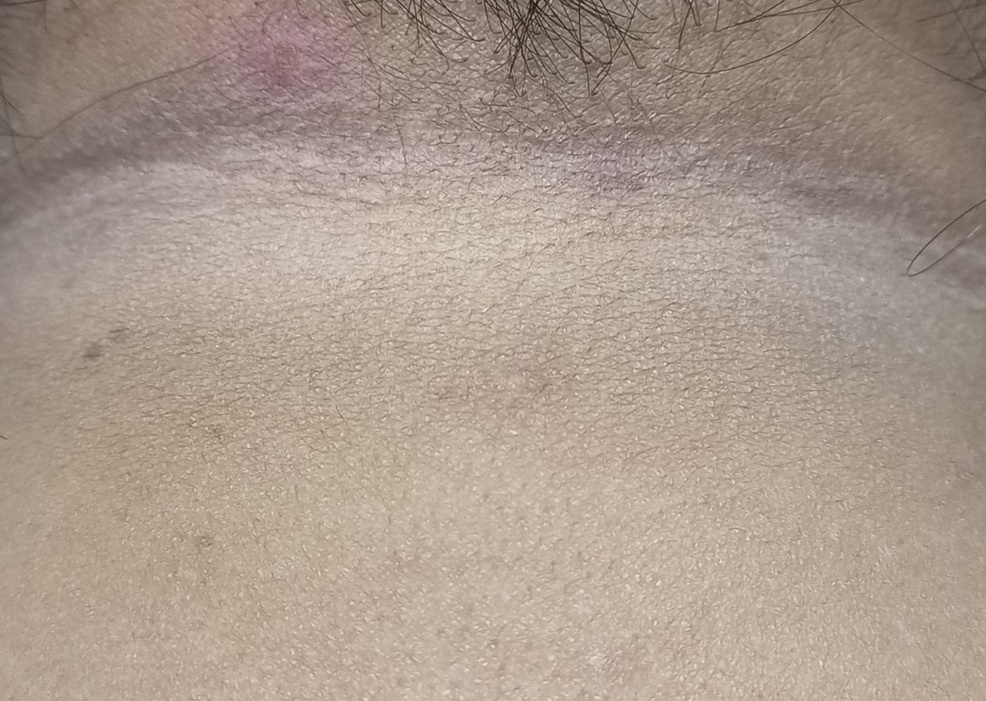
#> input picture NewCropped/IR008.jpg, 986 x 701 px, shrunk from 1710 x 1216 before the run, found by its file name; its folder holds 4 pictures in this run
$ python extract.py   (older library calls are emulated)
#> lines starting #> are read from the running program, lines starting #| are printed output that depends on the picture
from skimage.feature import graycomatrix
from skimage.feature import graycoprops
import os
import cv2
import numpy as np
import csv

filename = 'NewCropped'
for file in os.listdir(filename):

    file_path = f'{filename}/{file}'
    img = cv2.imread(file_path)
#> img is the input picture: shape (701, 986, 3); mean B, G, R 142.5, 155.2, 171.2
    base_name = file.split("_")[0]
    gray_image = cv2.cvtColor(img, cv2.COLOR_BGR2GRAY)
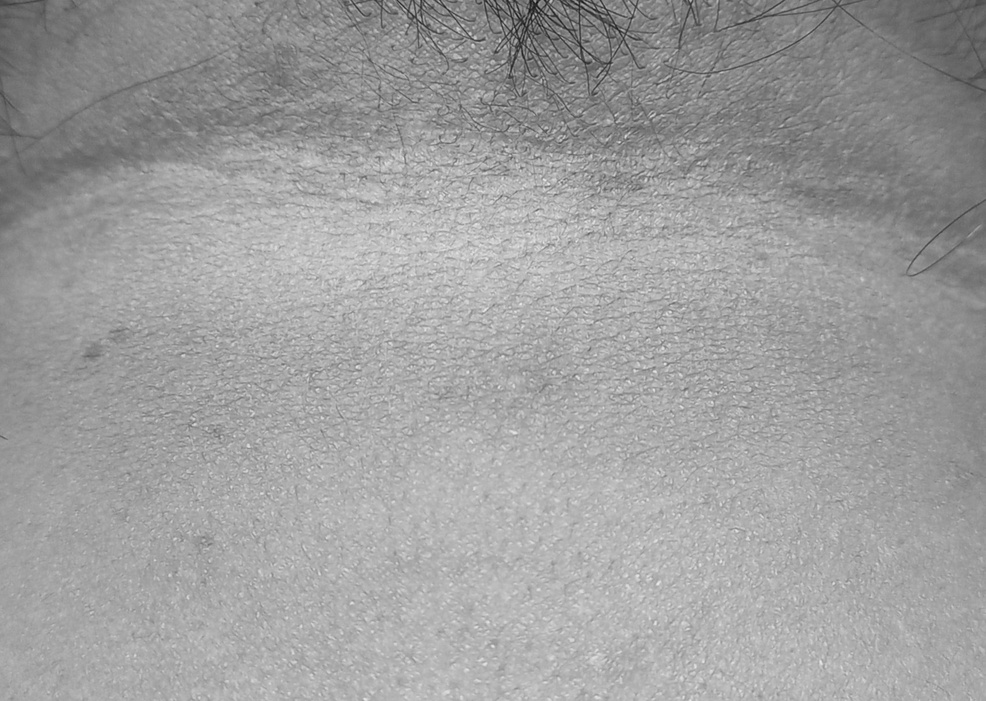
#> gray_image: shape (701, 986); min 18, max 235, mean 158.5

    #Calculate GLCM with specified parameters
    distances = [1]  # Distance between pixels
    angles = [0, np.pi/4, np.pi/2, 3*np.pi/4]  # Angles for pixel pairs
    levels = 256  # Number of gray levels
    symmetric = True
    normed = True

    glcm = graycomatrix(gray_image, distances, angles, levels=levels, symmetric=symmetric, normed=normed)

    cont = round(graycoprops(glcm, 'contrast').ravel()[0], 4)
#> cont = 74.03
    diss = round(graycoprops(glcm, 'dissimilarity').ravel()[0], 4)
#> diss = 5.59
    homo = round(graycoprops(glcm, 'homogeneity').ravel()[0], 4)
#> homo = 0.213
    ener = round(graycoprops(glcm, 'energy').ravel()[0], 4)
#> ener = 0.0249
    corr = round(graycoprops(glcm, 'correlation').ravel()[0], 4)
#> corr = 0.938
    asm = round(graycoprops(glcm, 'ASM').ravel()[0], 4)
#> asm = 0.0006

    data = [{'Basename':base_name,'Contrast': cont,
             'Dissimilarity': diss, 'Homogeneity':homo,
             'Energy':ener, 'Correlation':corr, 'ASM':asm}]

    header_names = ['Basename','Contrast', 'Dissimilarity','Homogeneity','Energy','Correlation','ASM']

    csv_file_path = 'new_Crp_glcm_data.csv'
    file_exists = os.path.exists(csv_file_path)

    with open(csv_file_path, mode='a', newline='') as file:
        writer = csv.DictWriter(file, fieldnames=header_names)

        # Write header if the file is newly created
        if not file_exists:
            writer.writeheader()

        # Write rows
        for row in data:
            writer.writerow(row)
#> this loop made 1 pass
#> pass 2 of the loop `for file in os.listdir(filename):`:
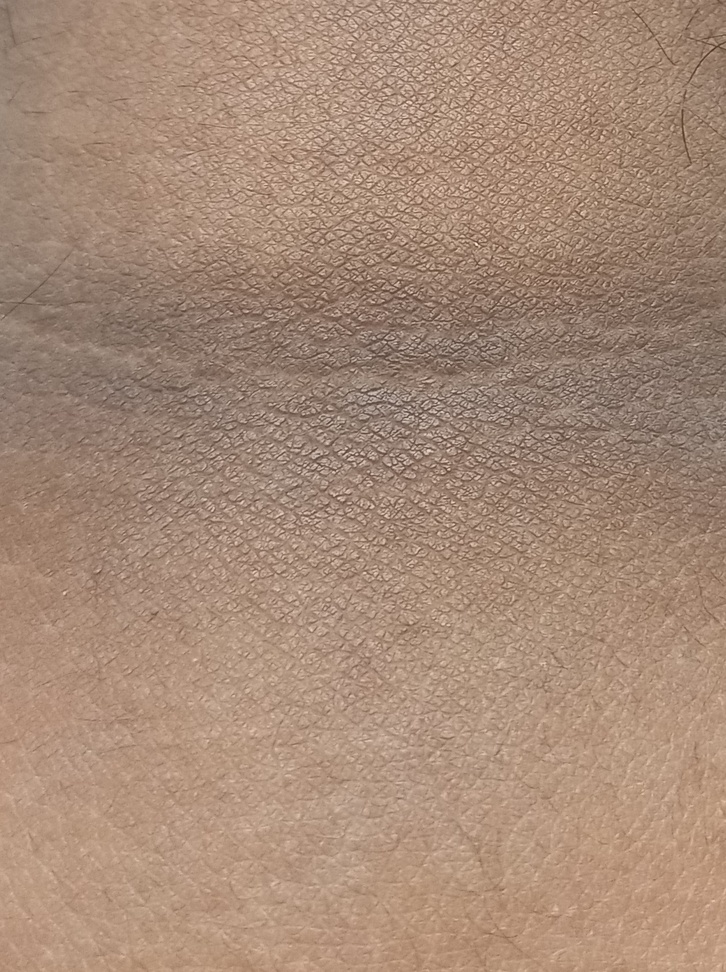
#> input picture NewCropped/IR010.jpg, 726 x 972 px, shrunk from 1260 x 1686 before the run, found by its file name
#> img is the input picture: shape (972, 726, 3); mean B, G, R 119.6, 138.9, 166.9
#> `gray_image = cv2.cvtColor(img, cv2.COLOR_BGR2GRAY)`:
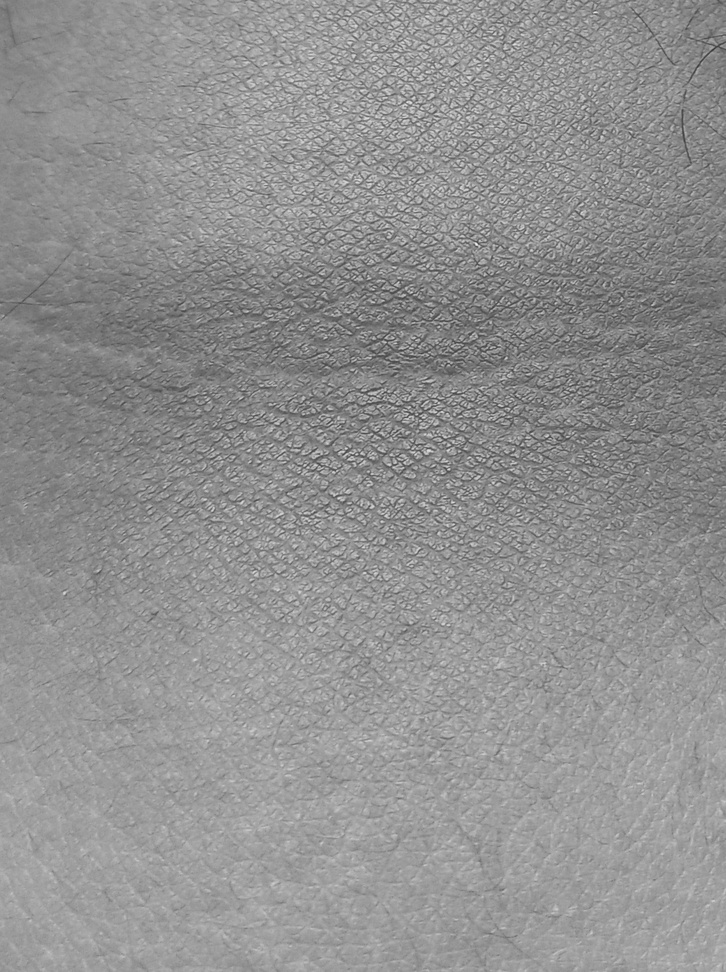
#> gray_image: shape (972, 726); min 54, max 242, mean 145.1
#> cont = 141.7
#> diss = 8.02
#> homo = 0.16
#> ener = 0.0243
#> corr = 0.825
#> the loop `for row in data:` made 1 pass
#> pass 3 of the loop `for file in os.listdir(filename):`:
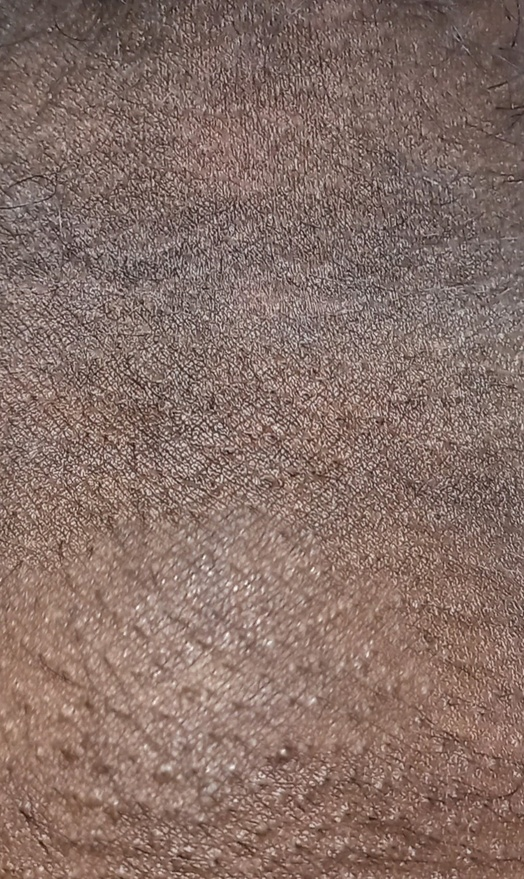
#> input picture NewCropped/IR013.jpg, 524 x 879 px, shrunk from 909 x 1526 before the run, found by its file name
#> img is the input picture: shape (879, 524, 3); mean B, G, R 103.2, 111.6, 134.8
#> `gray_image = cv2.cvtColor(img, cv2.COLOR_BGR2GRAY)`:
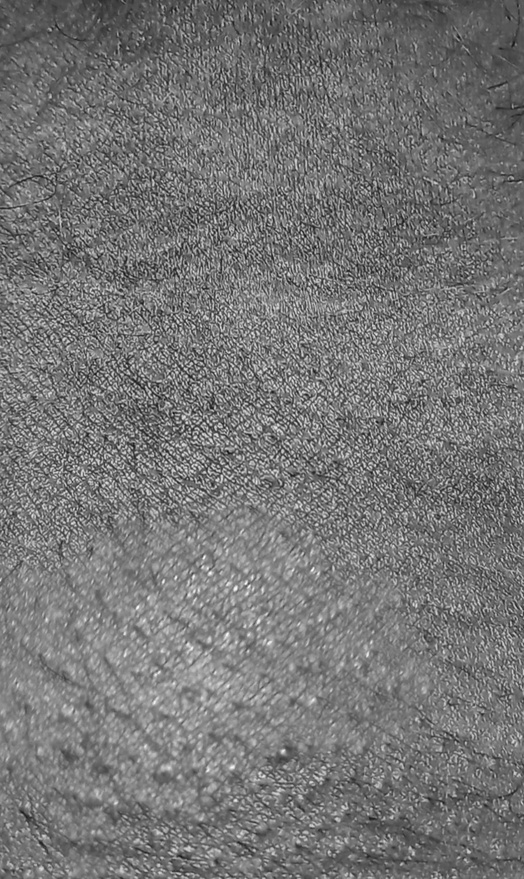
#> gray_image: shape (879, 524); min 15, max 249, mean 117.6
#> cont = 757.5
#> diss = 19.36
#> homo = 0.0801
#> ener = 0.0122
#> corr = 0.586
#> asm = 0.0001
#> the loop made 4 passes; the first 3 are shown
